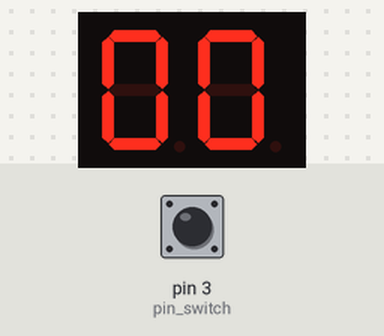
Simulated run of this sketch. Board: Arduino Uno, built with avr-gcc and run on an emulated ATmega328P. On the bench: 2-digit seven-segment display. Wiring (inferred from the names in the program): 2-digit 7-segment display, segments lit when HIGH: segments pin 13, pin 12, pin 11, pin 10, pin 9, pin 8, pin 7, pin 6; digit selects pin 5, pin 4. The test bench sets the inputs (shaded band); at power-on: pin 3 (pin_switch) LOW. The segment pins are drawn as the display they are named for.

Above: at 1.2 s.
1.3 s: pin 3 (pin_switch) pulled HIGH for 0.15 s
At 2.7 s:
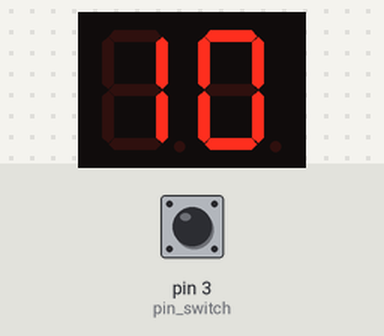
3.0 s: pin 3 (pin_switch) pulled HIGH for 1 s
At 4.8 s:
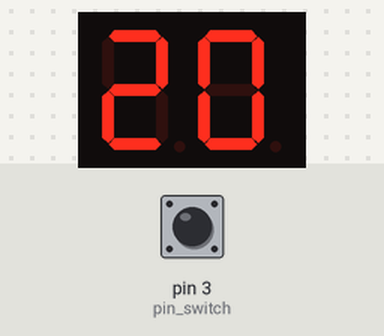
5.5 s: pin 3 (pin_switch) pulled HIGH for 0.15 s
At 6.3 s:
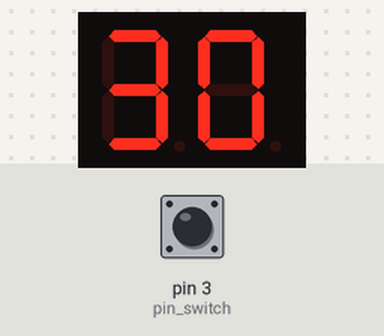
7.2 s: pin 3 (pin_switch) pulled HIGH for 1 s
At 9.2 s:
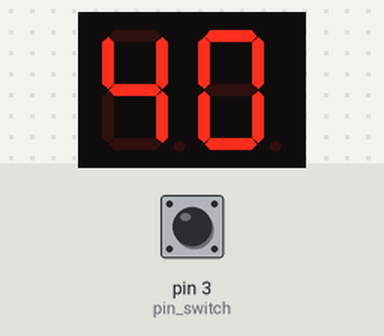
Timing chart, 0 to 10.7 s (numbered marks = the images above; inputs shaded):
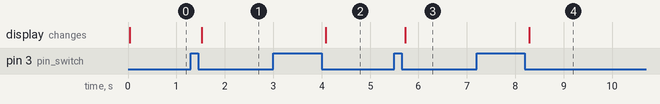

The sketch:

FND_Switch2.ino
```cpp
int pin_FND_DATA[8] = {13, 12, 11, 10, 9, 8, 7, 6};
int pin_FND_SEL[2] = {5, 4};//, 3, 2, 1, 0};
uint8_t FND_data[16] = {0x3F, 0x06, 0x5B, 0x4F, 0x66, 0x6D, 0x7D, 0x27,
0x7F, 0x6F, 0x77, 0x7C, 0x39, 0x5E, 0x79, 0x71};
uint8_t FND_sel_data[2] ={0x3E, 0x3D};//, 0x3B, 0x37, 0x2F, 0x1F };
int pin_switch=3;
int cnt_1=0;
int cnt_10=0;
int a=0,b=0,c=0;
void setup() {
  // put your setup code here, to run once:
  for(int i=0; i<8; i++)
  {
    pinMode(pin_FND_DATA[i], OUTPUT);
  }
for(int i=0; i<6; i++)
  {
    pinMode(pin_FND_SEL[i], OUTPUT);
  }
    pinMode(pin_switch,INPUT);
}

void loop() {
  // put your main code here, to run repeatedly:
    FND_sel_out(FND_sel_data[1]);
    FND_data_out(FND_data[b]);
    delay(10);
    FND_sel_out(FND_sel_data[0]);
    FND_data_out(FND_data[a]);
    delay(10);

    if(digitalRead((pin_switch)))
    {
      c=1;
    }
    if(c==1&&!digitalRead((pin_switch)))
    {
      a++;
      c=0;
    }
    if(a==10)
    {
      a=0;
      b++;
    }
    if(b==10)
    {
      b=0;
    }


}

void FND_data_out(uint8_t data)
{
  int i;
  for(i=0; i<8; i++) {
    digitalWrite(pin_FND_DATA[i], (data>>i) & 0x1);
  }
}

void FND_sel_out(uint8_t data)
{
  int i;
  for(i=0; i<2; i++)
  {
    digitalWrite(pin_FND_SEL[i], (data>>i) & 0x1);
  }
}
```

Measured:
- after the input at 1.3 s, the display: changes after 0.22 s (image 1)
- after the input at 3.0 s, the display: changes after 1.1 s (image 2)
- after the input at 5.5 s, the display: changes after 0.23 s (image 3)
- after the input at 7.2 s, the display: changes after 1.1 s (image 4)
